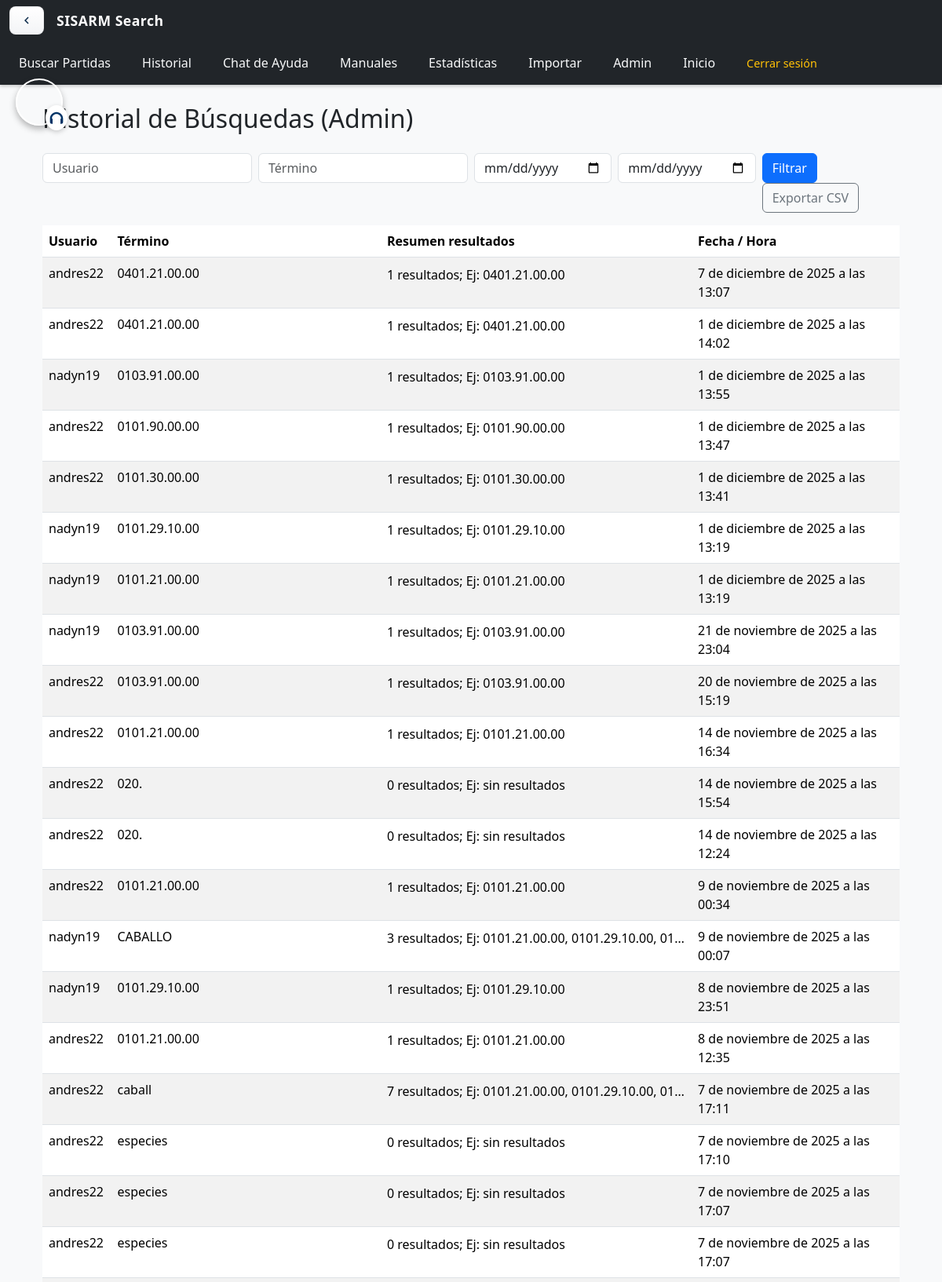
The app's page /admin-busquedas/ (signed in, upper part) with its own data.
### partidas/models.py (models this page shows)
class Busqueda(models.Model):
    usuario = models.ForeignKey(Usuario, on_delete=models.CASCADE)
    termino_buscado = models.CharField(max_length=100)
    tipo_busqueda = models.CharField(max_length=50)
    fecha = models.DateTimeField(auto_now_add=True)
    resultados = models.TextField(blank=True, default='')

class Usuario(AbstractUser):
    rol = models.ForeignKey(Rol, on_delete=models.SET_NULL, null=True)
    estado_licencia = models.BooleanField(default=True)
    fecha_registro = models.DateTimeField(auto_now_add=True)

### partidas/decorators.py (the view)
        def _wrapped_view(request, *args, **kwargs):
            if not request.user.is_authenticated:
                from django.urls import reverse
                return redirect(reverse('login'))
            if request.user.is_superuser:
                return view_func(request, *args, **kwargs)
            if request.user.rol and request.user.rol.nombre == nombre_rol:
                return view_func(request, *args, **kwargs)
            raise PermissionDenied

### partidas/context_processors.py (called while the page is built, shortened)
def license_info(request):
    ctx = {
        'licencia_dias_restantes': None,
        'licencia_estado': None,
        'licencia_fecha_fin': None,
    }
    try:
        if request.user.is_authenticated:
            from .models import LicenciaTemporal
            licencia = LicenciaTemporal.objects.filter(usuario=request.user, estado=True).order_by('-fecha_fin').first()
    except Exception:
        pass
    return ctx

### partidas/views.py (called while the page is built, shortened)
@rol_requerido('Administrador')
def admin_busquedas(request):
    qs = Busqueda.objects.select_related('usuario').order_by('-fecha')
    usuario = request.GET.get('usuario', '').strip()
    termino = request.GET.get('termino', '').strip()
    desde = request.GET.get('desde', '').strip()
    hasta = request.GET.get('hasta', '').strip()
    if usuario:
        qs = qs.filter(usuario__username__icontains=usuario)
    if termino:
        qs = qs.filter(termino_buscado__icontains=termino)
    if desde:
        qs = qs.filter(fecha__gte=desde)
    if hasta:
        qs = qs.filter(fecha__lte=hasta)
    resultados = qs[:500]
    return render(request, 'partidas/admin_busquedas.html', {'busquedas': resultados, 'filtros': {'usuario': usuario, 'termino': termino, 'desde': desde, 'hasta': hasta}})

### partidas/templates/partidas/admin_busquedas.html (shortened to what this page needs)
{% extends "partidas/base.html" %}
{% load static %}
{% block content %}
<div class="container mt-4">
  <h2>Historial de Búsquedas (Admin)</h2>
  <form class="row g-2 my-3" method="get">
    <div class="col-md-3">
      <input type="text" name="usuario" class="form-control" placeholder="Usuario" value="{{ filtros.usuario }}">
    </div>
    <div class="col-md-3">
      <input type="text" name="termino" class="form-control" placeholder="Término" value="{{ filtros.termino }}">
    </div>
    <div class="col-md-2">
      <input type="date" name="desde" class="form-control" value="{{ filtros.desde }}">
    </div>
    <div class="col-md-2">
      <input type="date" name="hasta" class="form-control" value="{{ filtros.hasta }}">
    </div>
    <div class="col-md-2">
      <button class="btn btn-primary" type="submit">Filtrar</button>
      <a class="btn btn-outline-secondary" href="?export=csv">Exportar CSV</a>
    </div>
  </form>
  <div class="table-responsive">
    <table class="table table-striped">
      <thead>
        <tr>
          <th>Usuario</th>
          <th>Término</th>
          <th>Resumen resultados</th>
          <th>Fecha / Hora</th>
        </tr>
      </thead>
      <tbody>
        {% for b in busquedas %}
        <tr>
          <td>{{ b.usuario.username }}</td>
          <td>{{ b.termino_buscado }}</td>
          <td style="max-width:400px;">
            <span title="{{ b.resultados|escape }}" style="display:inline-block; max-width:380px; white-space:nowrap; overflow:hidden; text-overflow:ellipsis; vertical-align:middle;">{{ b.resultados }}</span>
          </td>
          <td>{{ b.fecha }}</td>
        </tr>
        {% empty %}
        <tr><td colspan="3">No se encontraron registros.</td></tr>
        {% endfor %}
      </tbody>
    </table>
  </div>
</div>
{% endblock %}

### records on screen
Busqueda: usuario.username "andres22", termino_buscado "0401.21.00.00", resultados "1 resultados; Ej: 0401.21.00.00", fecha "7 de diciembre de 2025 a las 13:07"
Busqueda: usuario.username "andres22", termino_buscado "0401.21.00.00", resultados "1 resultados; Ej: 0401.21.00.00", fecha "1 de diciembre de 2025 a las 14:02"
Busqueda: usuario.username "nadyn19", termino_buscado "0103.91.00.00", resultados "1 resultados; Ej: 0103.91.00.00", fecha "1 de diciembre de 2025 a las 13:55"
Busqueda: usuario.username "andres22", termino_buscado "0101.90.00.00", resultados "1 resultados; Ej: 0101.90.00.00", fecha "1 de diciembre de 2025 a las 13:47"
Busqueda: usuario.username "andres22", termino_buscado "0101.30.00.00", resultados "1 resultados; Ej: 0101.30.00.00", fecha "1 de diciembre de 2025 a las 13:41"
Busqueda: usuario.username "nadyn19", termino_buscado "0101.29.10.00", resultados "1 resultados; Ej: 0101.29.10.00", fecha "1 de diciembre de 2025 a las 13:19"
Busqueda: usuario.username "nadyn19", termino_buscado "0101.21.00.00", resultados "1 resultados; Ej: 0101.21.00.00", fecha "1 de diciembre de 2025 a las 13:19"
Busqueda: usuario.username "nadyn19", termino_buscado "0103.91.00.00", resultados "1 resultados; Ej: 0103.91.00.00", fecha "21 de noviembre de 2025 a las 23:04"
Busqueda: usuario.username "andres22", termino_buscado "0103.91.00.00", resultados "1 resultados; Ej: 0103.91.00.00", fecha "20 de noviembre de 2025 a las 15:19"
Busqueda: usuario.username "andres22", termino_buscado "0101.21.00.00", resultados "1 resultados; Ej: 0101.21.00.00", fecha "14 de noviembre de 2025 a las 16:34"
Busqueda: usuario.username "andres22", termino_buscado "020.", resultados "0 resultados; Ej: sin resultados", fecha "14 de noviembre de 2025 a las 15:54"
Busqueda: usuario.username "andres22", termino_buscado "020.", resultados "0 resultados; Ej: sin resultados", fecha "14 de noviembre de 2025 a las 12:24"
Busqueda: usuario.username "andres22", termino_buscado "0101.21.00.00", resultados "1 resultados; Ej: 0101.21.00.00", fecha "9 de noviembre de 2025 a las 00:34"
Busqueda: usuario.username "nadyn19", termino_buscado "CABALLO", resultados "3 resultados; Ej: 0101.21.00.00, 0101.29.10.00, 01…", fecha "9 de noviembre de 2025 a las 00:07"
Busqueda: usuario.username "nadyn19", termino_buscado "0101.29.10.00", resultados "1 resultados; Ej: 0101.29.10.00", fecha "8 de noviembre de 2025 a las 23:51"
Busqueda: usuario.username "andres22", termino_buscado "0101.21.00.00", resultados "1 resultados; Ej: 0101.21.00.00", fecha "8 de noviembre de 2025 a las 12:35"
Busqueda: usuario.username "andres22", termino_buscado "caball", resultados "7 resultados; Ej: 0101.21.00.00, 0101.29.10.00, 01…", fecha "7 de noviembre de 2025 a las 17:11"
Busqueda: usuario.username "andres22", termino_buscado "especies", resultados "0 resultados; Ej: sin resultados", fecha "7 de noviembre de 2025 a las 17:10"
Busqueda: usuario.username "andres22", termino_buscado "especies", resultados "0 resultados; Ej: sin resultados", fecha "7 de noviembre de 2025 a las 17:07"
Busqueda: usuario.username "andres22", termino_buscado "especies", resultados "0 resultados; Ej: sin resultados", fecha "7 de noviembre de 2025 a las 17:07"
